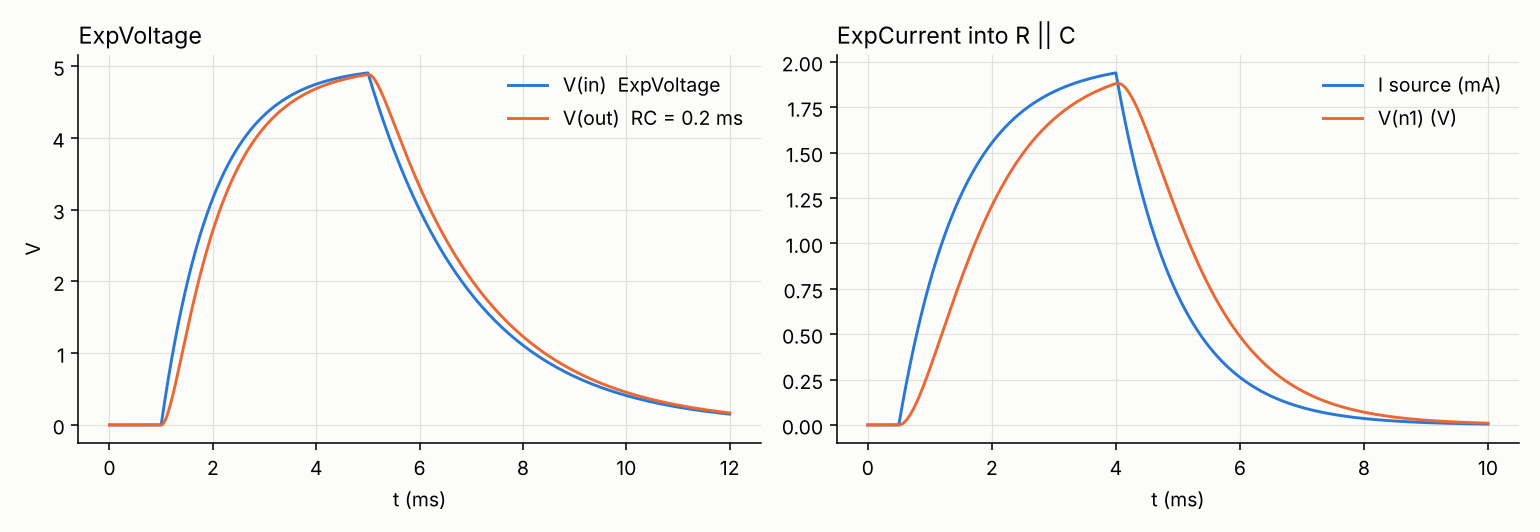

This figure's Python source:
# Exponential sources (SPICE EXP): ExpVoltage drives an RC filter, ExpCurrent charges a capacitor
import numpy as np
import matplotlib; matplotlib.use("Agg")
import matplotlib.pyplot as plt
from pyams.lib import circuit
from pyams.models import ExpVoltage, ExpCurrent, Resistor, Capacitor
from pyams.models.ExpVoltage import exp_wave

# --- 1) ExpVoltage -> R -> C  (R C = 0.2 ms)
V = ExpVoltage("in", "0"); V.setParams("V1=0 V2=5 TD1=1m TAU1=1m TD2=5m TAU2=2m")
R = Resistor("in", "out"); R.setParams("R=1KΩ")
C = Capacitor("out", "0"); C.setParams("C=0.2uF")
c1 = circuit(); c1.addElements({"V": V, "R": R, "C": C}); c1.setOutPuts("in", "out")
c1.analysis(mode="tran", start=0, stop=12e-3, step=2e-6, adaptive=True, max_step=2e-6, order=2)
r1 = c1.run(); t = np.array(r1["time"])
vin_ref = np.array([exp_wave(x, 0, 5, 1e-3, 1e-3, 5e-3, 2e-3) for x in t])
print("ExpVoltage: max |V(in) - formula| = %.2e V" % np.max(np.abs(np.array(r1["in"]) - vin_ref)))

# reference for the RC output: integrate dvo/dt = (vin - vo)/RC numerically (fine grid)
tt = np.linspace(0, 12e-3, 120001); vi = np.array([exp_wave(x, 0, 5, 1e-3, 1e-3, 5e-3, 2e-3) for x in tt])
vo = np.zeros_like(tt); tau = 1e3 * 0.2e-6
for k in range(1, len(tt)):
    h = tt[k] - tt[k-1]; vo[k] = (vo[k-1] + h/tau*vi[k]) / (1 + h/tau)
print("RC output: max |V(out) - reference| = %.2e V" % np.max(np.abs(np.interp(t, tt, vo) - np.array(r1["out"]))))

# --- 2) ExpCurrent -> C parallel R (1 k): V = I R after a first-order rise
I = ExpCurrent("0", "n1"); I.setParams("I1=0 I2=2m TD1=0.5m TAU1=1m TD2=4m TAU2=1m")   # p=0 -> n=n1 : pushes current into n1
Rl = Resistor("n1", "0"); Rl.setParams("R=1KΩ")
Cl = Capacitor("n1", "0"); Cl.setParams("C=0.5uF")
c2 = circuit(); c2.addElements({"I": I, "R": Rl, "C": Cl}); c2.setOutPuts("n1")
c2.analysis(mode="tran", start=0, stop=10e-3, step=2e-6, adaptive=True, max_step=2e-6, order=2)
r2 = c2.run(); t2 = np.array(r2["time"]); v2 = np.array(r2["n1"])
ii = np.array([exp_wave(x, 0, 2e-3, 0.5e-3, 1e-3, 4e-3, 1e-3) for x in t2])
print("ExpCurrent: peak V(n1) = %.3f V (source peak current x R = 2.0 V max)" % v2.max())

fig, ax = plt.subplots(1, 2, figsize=(11, 3.8), facecolor="#fcfcfb")
ax[0].plot(t*1e3, r1["in"], color="#2a78d6", label="V(in)  ExpVoltage"); ax[0].plot(t*1e3, r1["out"], color="#eb6834", label="V(out)  RC = 0.2 ms")
ax[0].set_xlabel("t (ms)"); ax[0].set_ylabel("V"); ax[0].legend(frameon=False); ax[0].set_title("ExpVoltage", loc="left")
ax[1].plot(t2*1e3, ii*1e3, color="#2a78d6", label="I source (mA)"); ax[1].plot(t2*1e3, v2, color="#eb6834", label="V(n1) (V)")
ax[1].set_xlabel("t (ms)"); ax[1].legend(frameon=False); ax[1].set_title("ExpCurrent into R || C", loc="left")
for a in ax:
    a.set_facecolor("#fcfcfb"); a.grid(color="#e1e0d9", lw=.6)
    for s in ("top", "right"): a.spines[s].set_visible(False)
plt.tight_layout(); plt.savefig("exp_sources.png", dpi=140)
